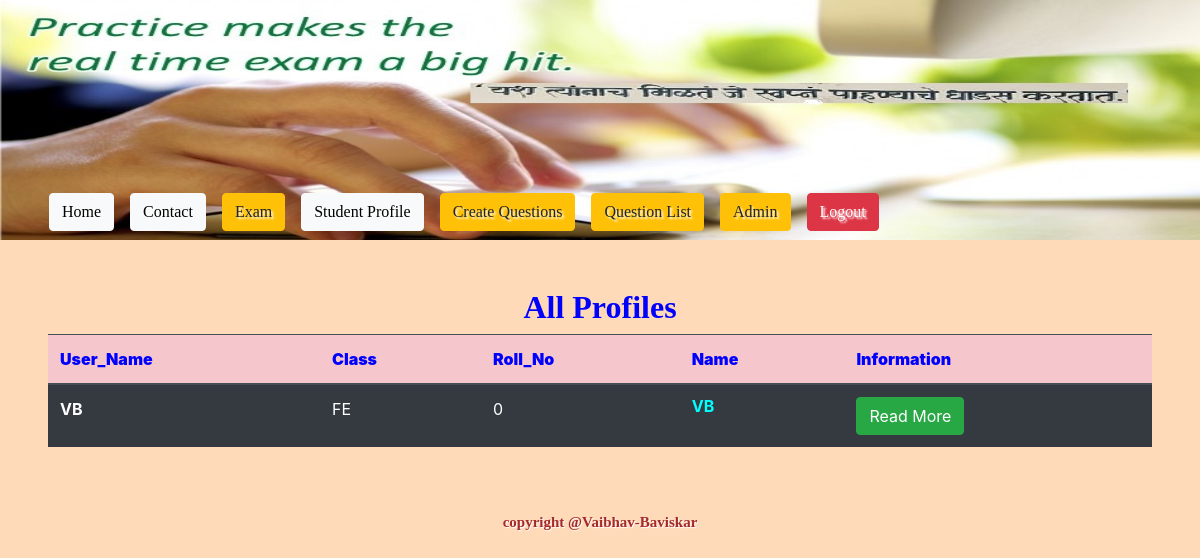
Page /multichoice/studentprofile/ (signed in) on the committed database.
### multichoice/models.py (models this page shows)
class StudentProfile(models.Model):
    name = models.CharField(max_length=500)
    user = models.OneToOneField(to=User, on_delete=CASCADE)
    roll_No = models.IntegerField(default=0, validators=[MinValueValidator(0)])
    Class = models.CharField(max_length=20, default="FE", choices= (("FE","FE"), ("SE","SE"),("TE","TE"),("BE","BE")))
    gender = models.CharField(max_length=10, default="male", choices= (("male","male"), ("female","female")))
    phone_no = models.CharField(validators=[RegexValidator("^0?[5-9]{1}\d{9}$")], max_length=15, null=True, blank= True)
    address =models.TextField(null=True, blank= True)
    pic = models.ImageField(upload_to="images", null=True)
    class Meta:
        ordering = ('-roll_No',)
    def __str__(self):
        return "%s" % self.user

### multichoice/views.py (the view)
# urls.py: path('studentprofile/', views.StudentProfileListView.as_view()),
@method_decorator(login_required, name="dispatch")
class StudentProfileListView(ListView):
    model = StudentProfile

### templates/multichoice/studentprofile_list.html
{% extends 'base.html' %}
{%block content%}
{%load crispy_forms_tags%}
<div class="p-5">
  <h1  style="color: darkgreen; text-align: center; font-family: cursive; font-size: xx-large;"><b>All Profiles</b></h1>
    <table class="table table-dark">
        <thead class="thead">
          <tr class="table-danger">
            <th scope="col"><b>User_Name</b></th>
            <th scope="col"><b>Class</b></th>
            <th scope="col"><b>Roll_No</b></th>
            <th scope="col"><b>Name</b></th>
            <th scope="col"><b>Information</b></th>
          </tr>
        </thead>
        <tbody>
          <tr> {% for n1 in studentprofile_list %}
            <th scope="row">{{n1}}</th>
            <td>        {{n1.Class}}   </td>
            <td>          {{n1.roll_No}}    </td>
            <td><h6><b style="color: aqua;">   {{n1.name}}   </b></h6></td>
            <td>     <a href='/multichoice/studentprofile/{{n1.id}}' class="btn btn-success"> Read More </a></td>
          </tr> {% endfor %}
        </tbody>
      </table>
</div>
{% endblock %}

### static/style.css (style rules this page uses)
body { background-color: aqua; font-size: 1.2em; background-repeat: no-repeat; background-size: 1350px 1700px; font-family: fantasy; }
h1 { color: red; }
b { color:blue; }

### rows in the picture
StudentProfile: user.username "VB", Class "FE", roll_No "0", name "VB"
